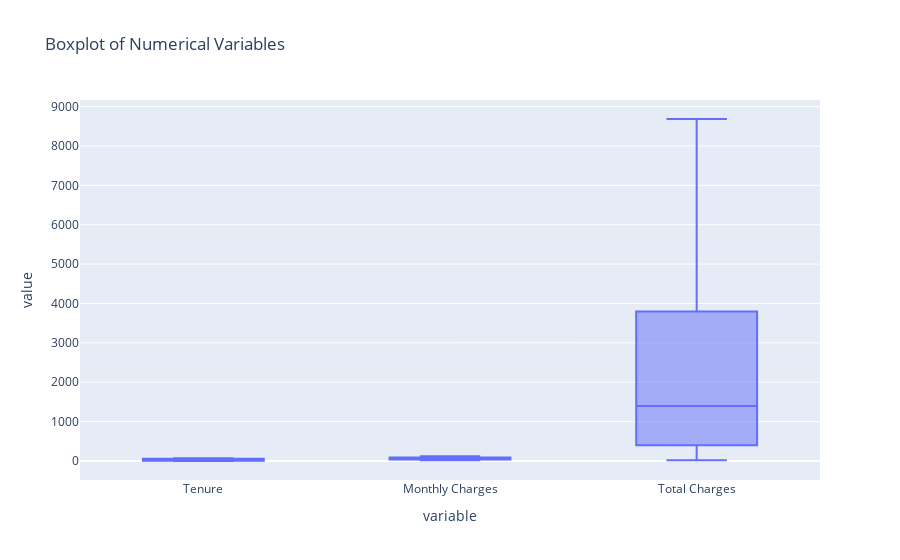

Write notebook code for a chart like this one.
### Code cell
fig = px.box(df, y=['Tenure', 'Monthly Charges', 'Total Charges'], title='Boxplot of Numerical Variables')
fig.show()

### Figure 1 — Plotly figure (JSON) as saved in the notebook; plotly's stock layout.template omitted (floating-point values rounded to 4 significant figures; data arrays with more than 128 entries replaced by an {"elided": "..."} marker saying what was removed)
{"data": [{"alignmentgroup": "True", "hovertemplate": "variable=%{x}<br>value=%{y}<extra></extra>", "legendgroup": "", "marker": {"color": "#636efa"}, "name": "", "notched": false, "offsetgroup": "", "orientation": "v", "showlegend": false, "type": "box", "x": {"elided": "21129 str values"}, "x0": " ", "xaxis": "x", "y": {"elided": "21129 float values"}, "y0": " ", "yaxis": "y"}], "layout": {"boxmode": "group", "legend": {"tracegroupgap": 0}, "title": {"text": "Boxplot of Numerical Variables"}, "xaxis": {"anchor": "y", "domain": [0, 1], "title": {"text": "variable"}}, "yaxis": {"anchor": "x", "domain": [0, 1], "title": {"text": "value"}}}}
